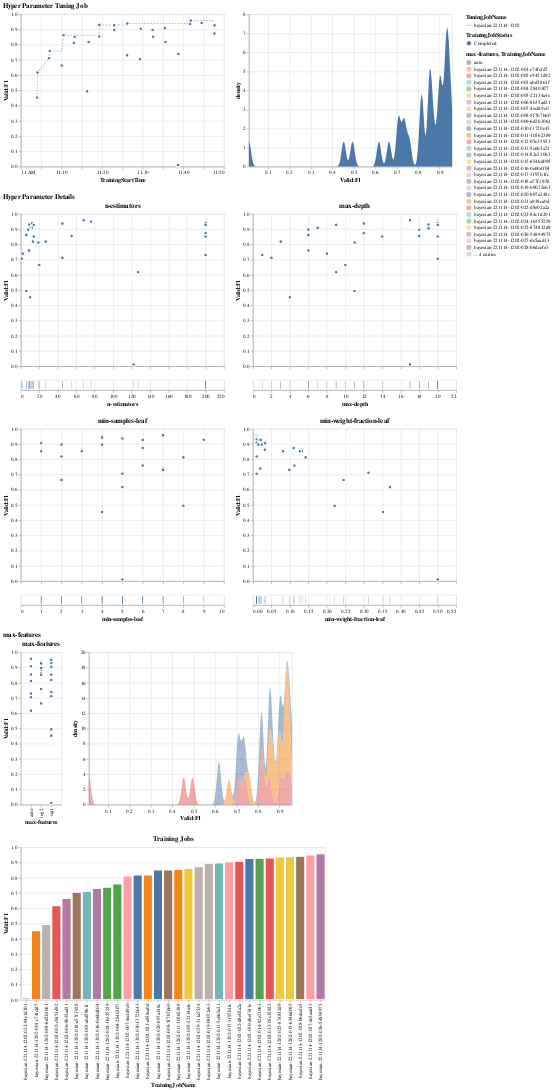

Notebook code for this chart:
### Markdown cell above
### Bayesian

### Code cell
visualize_tuning_job(bayesian_tuner, advanced=True, trials_only=True)
